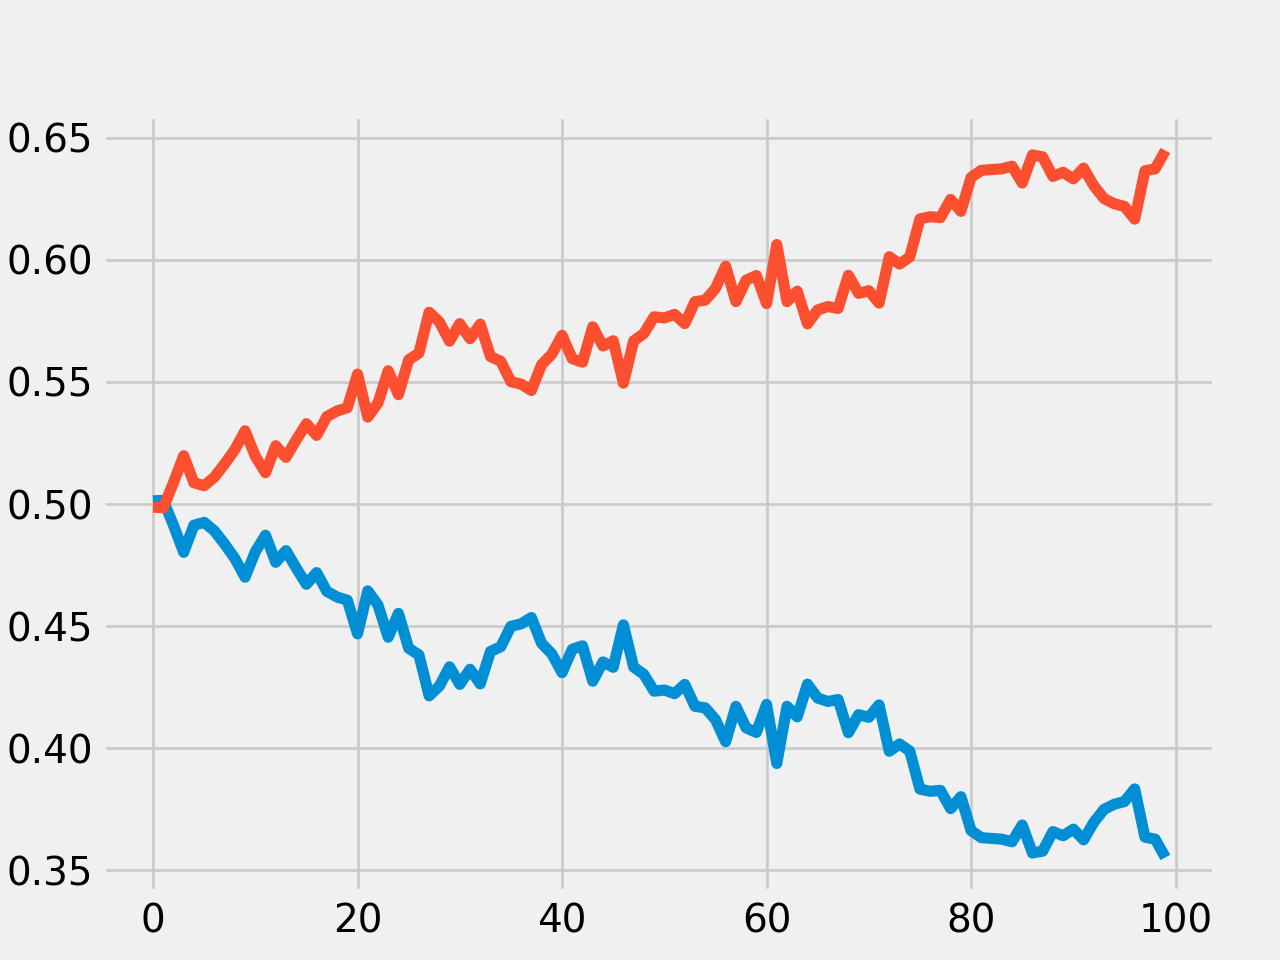

Recreate this plot in Python.
import numpy as np
import seaborn as sns
import matplotlib.pyplot as plt

plt.ion()
plt.style.use('fivethirtyeight')

############################################
# Simulation variables
############################################
num_days_experiment = 100
control_mean = 3.0
exp_mean = 3.8
control_var = 1.0
exp_var = 0.8
plot_on = True
num_sim = 10000
daily_budget = 100


beta = 0.01 # Pursuit Step Size
action_preferences = {'control': 0.5, 'exp': 0.5}
# budget_pc_allocations = {'control': 0.5, 'exp': 0.5}
budget_pc_allocations_history = {'control': [], 'exp': []}

# Generate the ROAS for the number of days the experiment is conducted for both the arms
control_roas = [abs(i) for i in np.random.normal(control_mean, control_var, num_days_experiment)]
experiment_roas = [abs(i) for i in np.random.normal(exp_mean, exp_var, num_days_experiment)]

roas = {'control': control_roas, 'exp': experiment_roas}

# Plot the true roas distributions
if plot_on:
    sns.kdeplot(control_roas)
    sns.kdeplot(experiment_roas)
    plt.savefig("binary_roas_kdeplot.png")
    plt.cla()
    plt.clf()

daily_budgets = [daily_budget] * num_days_experiment

for i, budget in enumerate(daily_budgets):
    # Step 1 : Sample best action 'num_sim' times using action preferences
    sample = list(np.random.choice(list(action_preferences.keys()), size=num_sim, replace=True,
                                   p=list(action_preferences.values())))

    # Step 2 : Get the budget allocation for the day
    for choice in list(action_preferences.keys()):
        # budget_pc_allocations[choice] = (sample.count(choice) / len(sample))
        budget_pc_allocations_history[choice].append((sample.count(choice) / len(sample)))

    # Step 3: Get the ROAS for the day
    best_roas = -100
    for choice in list(action_preferences.keys()):
        if roas[choice][i] > best_roas:
            best_roas = roas[choice][i]
            best_arm = choice

    # Step 4: Update the action preferences of each arm
    for choice in list(action_preferences.keys()):
        if choice == best_arm:
            action_preferences[choice] = max(0, action_preferences[choice] + beta * (
                        1 - budget_pc_allocations_history[choice][-1]))
        else:
            action_preferences[choice] = max(action_preferences[choice] + beta * (
                        0 - budget_pc_allocations_history[choice][-1]),0)

for choice in list(action_preferences.keys()):
    plt.plot(budget_pc_allocations_history[choice])
    plt.savefig("binary_bandit_reallocation.png",dpi=200)    

